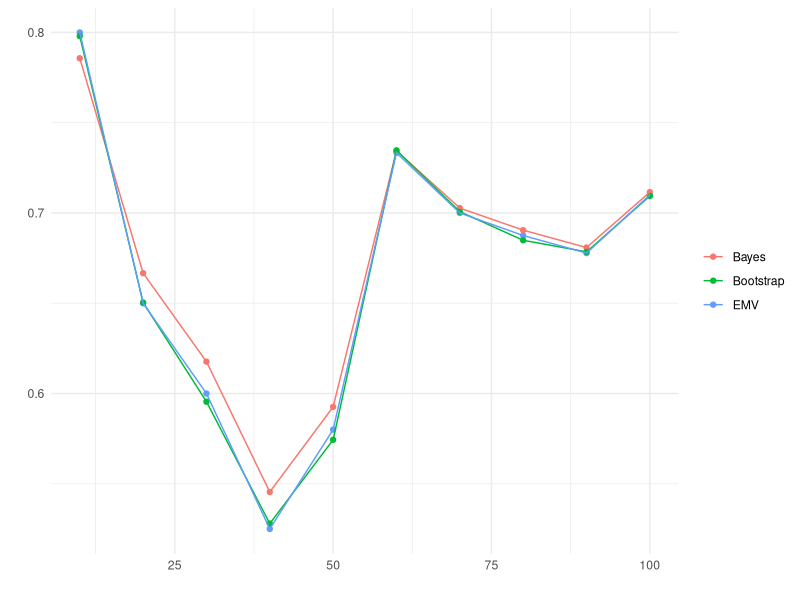

R code for this plot:
##################################################################
# Point estimation classic vs bayesian vs bootstrap                                      
# Author:  Jose Antonio Perusquia Cortes
# Afil:    Facultad de Ciencias - UNAM
# Module:  Statistical inference
##################################################################

##################################################################
# Libraries
library(ggplot2)        # Versión 3.4.4
library(ggthemes)       # Versión 5.0.0
library(dplyr)          # Version 1.32.0-2
##################################################################

##################################################################
# Bernoulli experiments for different sample sizes
theta = .7
n = seq(10,100,by=10)

theta_emv = numeric(length(n))
theta_bay = numeric(length(n))
theta_boot = numeric(length(n))

# Bayesian prior is beta(alpha,beta)
alpha = 3
beta = 1

# Number of resamples for bootstrap
M=500

set.seed(314)
for(i in 1:length(n)){
  
  # Data
  x = rbinom(n[i],1,theta)
  
  # EMV
  theta_emv[i] = mean(x)
  
  # Bayes estimator with unif(0,1) prior
  theta_bay[i] = (alpha+sum(x))/(n[i]+alpha+beta)
  
  # Transform data to dataframe to use dplyr
  x = as.data.frame(x)
  
  boot_dist = replicate(
    n=M,
    expr = { x %>%
        slice_sample(prop=1,replace=T)%>%
        summarise(mean_resample=mean(x))%>%
        pull(mean_resample)
    }
  )
  
  theta_boot[i] = mean(boot_dist)
}

# Plots
estimators = c(theta_emv,theta_bay,theta_boot)
type = c(rep('EMV',length(n)),
         rep('Bayes',length(n)),
         rep('Bootstrap',length(n)))
n=rep(n,3)

plot_df = data.frame(n,estimators,type)

ggplot(data=plot_df,aes(x=n,y=estimators,col=type))+
  geom_point()+
  geom_line()+
  theme_minimal()+
  labs(x='',y='')+
  theme(legend.title = element_blank())
##################################################################